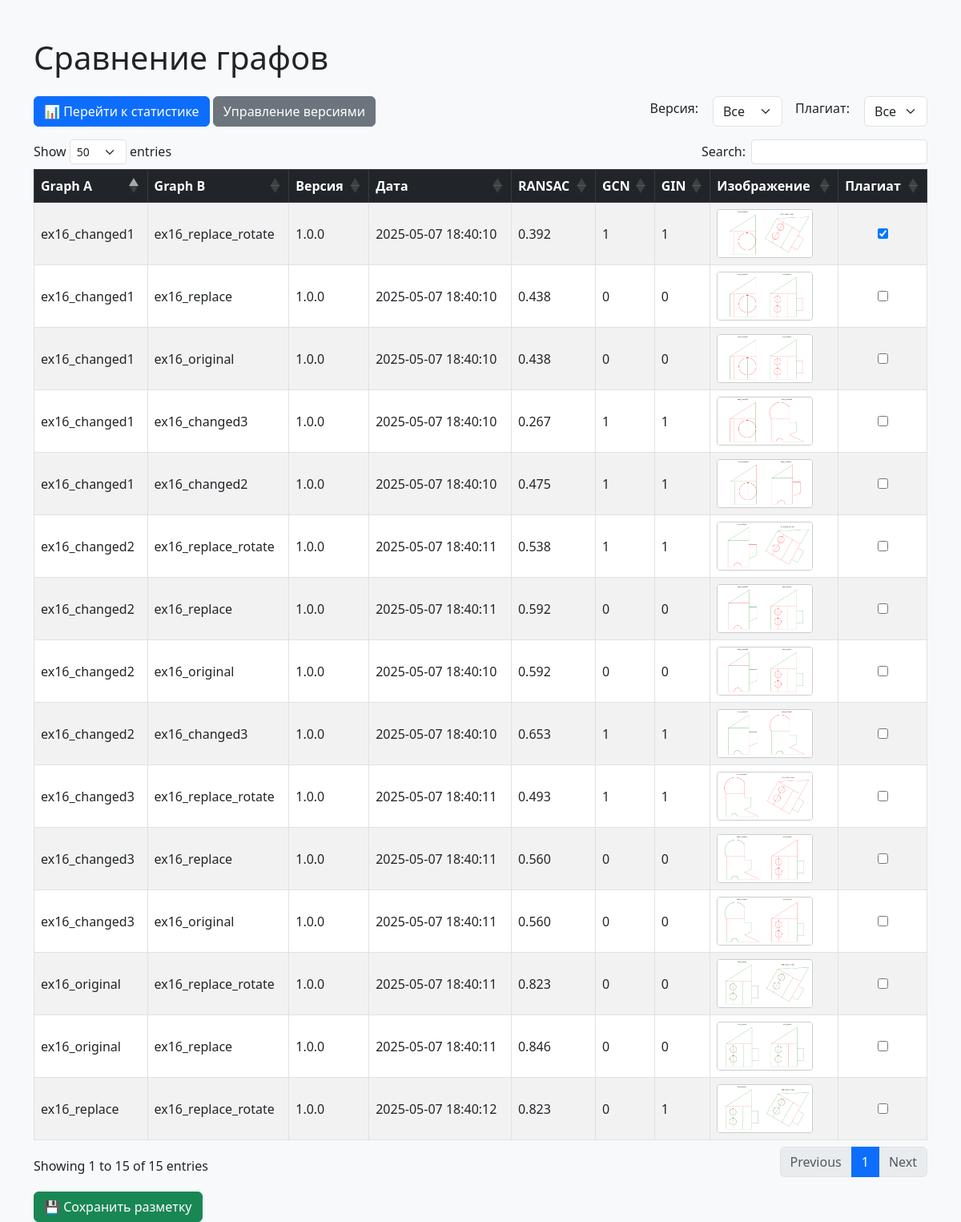
The page / on the database its author committed.
### app/database.py (models this page shows)
class ComparisonResult(Base):
    __tablename__ = "comparison_results"
    id = Column(Integer, primary_key=True, index=True)
    graph_a = Column(String, index=True)
    graph_b = Column(String, index=True)
    ransac_predict = Column(Float)
    gcn_predict = Column(Integer)
    gin_predict = Column(Integer)
    image_path = Column(String)
    version = Column(String, default="1.0.0")
    created_at = Column(DateTime, default=datetime.utcnow)
    is_plagiarism = Column(Boolean, default=False)

### app/routers.py (the view)
@router.get("/")
def index(request: Request, version: str = "", db: Session = Depends(get_db)):
    query = db.query(ComparisonResult)
    if version:
        query = query.filter(ComparisonResult.version == version)
    comparisons = query.order_by(ComparisonResult.created_at.desc()).all()
    versions = db.query(VersionInfo).order_by(VersionInfo.created_at.desc()).all()
    return templates.TemplateResponse("index.html", {
        "request": request,
        "comparisons": comparisons,
        "versions": versions,
        "selected_version": version
    })

### templates/index.html (shortened to what this page needs)
<!DOCTYPE html>
<html lang="ru">
<head>
    <link href="https://cdn.jsdelivr.net/npm/bootstrap@5.3.0/dist/css/bootstrap.min.css" rel="stylesheet">
    <link rel="stylesheet" href="https://cdn.datatables.net/1.13.6/css/dataTables.bootstrap5.min.css">
</head>
<body class="bg-light">
<div class="container mt-5">
    <h1 class="mb-4">Сравнение графов</h1>
    <div class="d-flex justify-content-between align-items-center mb-3">
        <div>
            <a href="/stats" class="btn btn-primary">📊 Перейти к статистике</a>
            <a href="/versions" class="btn btn-secondary">Управление версиями</a>
        </div>
        <div class="d-flex align-items-center">
            <label for="version-filter" class="form-label me-2">Версия:</label>
            <select id="version-filter" class="form-select">
                <option value="">Все</option>
            </select>
            <label for="plagiarism-filter" class="form-label ms-3 me-2">Плагиат:</label>
            <select id="plagiarism-filter" class="form-select">
                <option value="">Все</option>
            </select>
        </div>
    </div>
    <form method="post" action="/update_labels">
        <table id="comparison-table" class="table table-bordered table-striped table-hover align-middle">
            <thead class="table-dark">
            <tr>
                <th>Graph A</th>
                <th>Graph B</th>
                <th>Версия</th>
                <th>Дата</th>
                <th>RANSAC</th>
                <th>GCN</th>
                <th>GIN</th>
                <th>Изображение</th>
                <th>Плагиат</th>
            </tr>
            </thead>
            <tbody>
            {% for row in comparisons %}
                <tr>
                    <td>{{ row.graph_a }}</td>
                    <td>{{ row.graph_b }}</td>
                    <td>{{ row.version }}</td>
                    <td>{{ row.created_at.strftime("%Y-%m-%d %H:%M:%S") }}</td>
                    <td>{{ "%.3f"|format(row.ransac_predict or 0.0) }}</td>
                    <td>{{ row.gcn_predict }}</td>
                    <td>{{ row.gin_predict }}</td>
                    <td>
                        {% if row.image_path %}
                            <a href="{{ row.image_path.replace('\\', '/').replace('static/', '/static/') }}" target="_blank">
                                <img src="{{ row.image_path.replace('\\', '/').replace('static/', '/static/') }}" alt="Сравнение" class="preview-thumb">
                            </a>
                        {% else %}
                            N/A
                        {% endif %}
                    </td>
                    <td class="text-center">
                        <input type="checkbox" name="plagiarism_{{ row.id }}" {% if row.is_plagiarism %}checked{% endif %}>
                    </td>
                </tr>
            {% endfor %}
            </tbody>
        </table>
        <button type="submit" class="btn btn-success mt-3">💾 Сохранить разметку</button>
    </form>
</div>
</body>
</html>

### templates/index.html (style rules this page uses)
img.preview-thumb { max-width: 120px; border: 1px solid #ccc; border-radius: 4px; transition: transform 0.2s ease; }
#version-filter, #plagiarism-filter { width: auto; display: inline-block; margin-left: 10px; }

### rows shown on the page
ComparisonResult: graph_a "ex16_replace", graph_b "ex16_replace_rotate", version "1.0.0", created_at "2025-05-07 18:40:12", ransac_predict "0.823", gcn_predict "0", gin_predict "1", image_path.replace (picture)
ComparisonResult: graph_a "ex16_original", graph_b "ex16_replace_rotate", version "1.0.0", created_at "2025-05-07 18:40:11", ransac_predict "0.823", gcn_predict "0", gin_predict "0", image_path.replace (picture)
ComparisonResult: graph_a "ex16_original", graph_b "ex16_replace", version "1.0.0", created_at "2025-05-07 18:40:11", ransac_predict "0.846", gcn_predict "0", gin_predict "0", image_path.replace (picture)
ComparisonResult: graph_a "ex16_changed3", graph_b "ex16_replace_rotate", version "1.0.0", created_at "2025-05-07 18:40:11", ransac_predict "0.493", gcn_predict "1", gin_predict "1", image_path.replace (picture)
ComparisonResult: graph_a "ex16_changed3", graph_b "ex16_replace", version "1.0.0", created_at "2025-05-07 18:40:11", ransac_predict "0.560", gcn_predict "0", gin_predict "0", image_path.replace (picture)
ComparisonResult: graph_a "ex16_changed3", graph_b "ex16_original", version "1.0.0", created_at "2025-05-07 18:40:11", ransac_predict "0.560", gcn_predict "0", gin_predict "0", image_path.replace (picture)
ComparisonResult: graph_a "ex16_changed2", graph_b "ex16_replace_rotate", version "1.0.0", created_at "2025-05-07 18:40:11", ransac_predict "0.538", gcn_predict "1", gin_predict "1", image_path.replace (picture)
ComparisonResult: graph_a "ex16_changed2", graph_b "ex16_replace", version "1.0.0", created_at "2025-05-07 18:40:11", ransac_predict "0.592", gcn_predict "0", gin_predict "0", image_path.replace (picture)
ComparisonResult: graph_a "ex16_changed2", graph_b "ex16_original", version "1.0.0", created_at "2025-05-07 18:40:10", ransac_predict "0.592", gcn_predict "0", gin_predict "0", image_path.replace (picture)
ComparisonResult: graph_a "ex16_changed2", graph_b "ex16_changed3", version "1.0.0", created_at "2025-05-07 18:40:10", ransac_predict "0.653", gcn_predict "1", gin_predict "1", image_path.replace (picture)
ComparisonResult: graph_a "ex16_changed1", graph_b "ex16_replace_rotate", version "1.0.0", created_at "2025-05-07 18:40:10", ransac_predict "0.392", gcn_predict "1", gin_predict "1", image_path.replace (picture), is_plagiarism "☑"
ComparisonResult: graph_a "ex16_changed1", graph_b "ex16_replace", version "1.0.0", created_at "2025-05-07 18:40:10", ransac_predict "0.438", gcn_predict "0", gin_predict "0", image_path.replace (picture)
ComparisonResult: graph_a "ex16_changed1", graph_b "ex16_original", version "1.0.0", created_at "2025-05-07 18:40:10", ransac_predict "0.438", gcn_predict "0", gin_predict "0", image_path.replace (picture)
ComparisonResult: graph_a "ex16_changed1", graph_b "ex16_changed3", version "1.0.0", created_at "2025-05-07 18:40:10", ransac_predict "0.267", gcn_predict "1", gin_predict "1", image_path.replace (picture)
ComparisonResult: graph_a "ex16_changed1", graph_b "ex16_changed2", version "1.0.0", created_at "2025-05-07 18:40:10", ransac_predict "0.475", gcn_predict "1", gin_predict "1", image_path.replace (picture)
